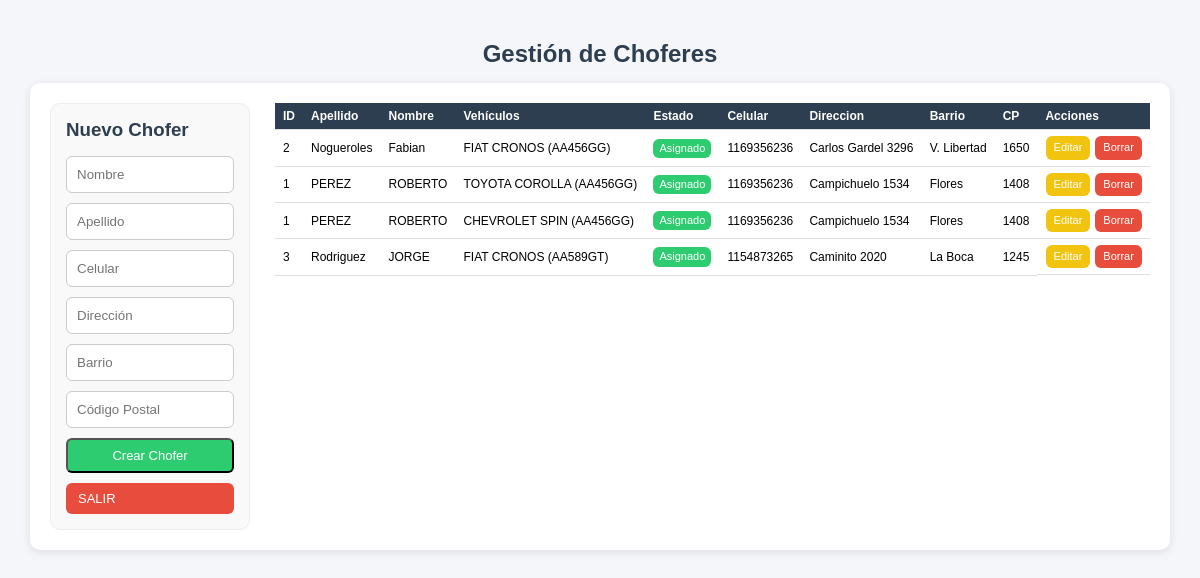
/php/00_administracion/choferes/listado_choferes.php (signed in), run on the app's committed database.
### tables this page shows
CREATE TABLE `choferes` (
  `id` int(11) NOT NULL,
  `nombre` varchar(100) NOT NULL,
  `apellido` varchar(100) NOT NULL,
  `cel` int(10) NOT NULL,
  `dir` varchar(30) NOT NULL,
  `barrio` varchar(20) NOT NULL,
  `cp` int(4) NOT NULL,
  `id_vehiculo` int(11) DEFAULT NULL,
  `user_id` int(11) NOT NULL
);

CREATE TABLE `vehiculos` (
  `id` int(11) NOT NULL,
  `categoria` varchar(15) NOT NULL,
  `marca` varchar(50) NOT NULL,
  `modelo` varchar(50) NOT NULL,
  `patente` varchar(20) DEFAULT NULL,
  `estado` varchar(20) NOT NULL,
  `color` varchar(20) NOT NULL,
  `id_chofer` int(4) DEFAULT NULL
);

### funciones/funciones.php (called while the page is built, shortened)
<?php
function conexion()
{
    $host = 'localhost';
    $db   = 'app_viajes';
    $user = 'root';
    $pass = 'belgrado';
    try {
        $dsn = "mysql:host=$host;dbname=$db;charset=utf8mb4";
        $conn = new PDO($dsn, $user, $pass, [
            PDO::ATTR_ERRMODE => PDO::ERRMODE_EXCEPTION,
            PDO::ATTR_DEFAULT_FETCH_MODE => PDO::FETCH_ASSOC,
            PDO::MYSQL_ATTR_INIT_COMMAND => "SET NAMES utf8mb4"
        ]);
        return $conn;
    } catch (PDOException $e) {
        echo "Error de conexión: " . $e->getMessage();
    }
}
?>
<?php
function obtenerChoferes()
{
    $pdo = conexion();
    $sql = "SELECT c.*,
                   v.patente,
                   v.marca,
                   v.modelo
            FROM choferes c
            LEFT JOIN vehiculos v ON c.id = v.id_chofer
            ORDER BY c.apellido ASC, c.nombre ASC";
    return $pdo->query($sql)->fetchAll(PDO::FETCH_ASSOC);
}

### php/00_administracion/choferes/listado_choferes.php (the view, shortened to what this page needs)
<?php
include_once "../../../funciones/funciones.php";
$chofer_a_editar = null;
$choferes = obtenerChoferes();
?>
<!DOCTYPE html>
<html lang="es">
<head>
    <link rel="stylesheet" href="../../../css/estilos.css">
</head>
<body>
    <div class="container">
        <h2 class="text-center">Gestión de Choferes</h2>
        <div class="card operadores-layout">
            <div class="col-form">
                <h3><?php echo $chofer_a_editar ? "Editar Chofer" : "Nuevo Chofer"; ?></h3>
                <form method="POST">
                    <input type="text" name="nombre" placeholder="Nombre"
                        value="<?php echo $chofer_a_editar['nombre'] ?? ''; ?>" required>
                    <input type="text" name="apellido" placeholder="Apellido"
                        value="<?php echo $chofer_a_editar['apellido'] ?? ''; ?>" required>
                    <input type="text" name="cel" placeholder="Celular"
                        value="<?php echo $chofer_a_editar['cel'] ?? ''; ?>" required>
                    <input type="text" name="dir" placeholder="Dirección"
                        value="<?php echo $chofer_a_editar['dir'] ?? ''; ?>" required>
                    <input type="text" name="barrio" placeholder="Barrio"
                        value="<?php echo $chofer_a_editar['barrio'] ?? ''; ?>" required>
                    <input type="text" name="cp" placeholder="Código Postal"
                        value="<?php echo $chofer_a_editar['cp'] ?? ''; ?>" required>
                    <button type="submit" name="guardar" class="btn btn-success">
                        <?php echo $chofer_a_editar ? "Actualizar" : "Crear Chofer"; ?>
                    </button>
                    <a href="../../inicio_0.php" class="btn btn-danger">SALIR</a>
                </form>
            </div>
            <div class="col-tabla">
                <table class="table">
                    <thead>
                        <tr>
                            <th>ID</th>
                            <th>Apellido</th>
                            <th>Nombre</th>
                            <th>Vehículos</th>
                            <th>Estado</th>
                            <th>Celular</th>
                            <th>Direccion</th>
                            <th>Barrio</th>
                            <th>CP</th>
                            <th>Acciones</th>
                        </tr>
                    </thead>
                    <tbody>
                        <?php if (count($choferes) > 0): ?>
                            <?php foreach ($choferes as $c): ?>
                                <tr>
                                    <td><?php echo $c['id']; ?></td>
                                    <td><?php echo htmlspecialchars($c['apellido']); ?></td>
                                    <td><?php echo htmlspecialchars($c['nombre']); ?></td>
                                    <td>
                                        <?php if (!empty($c['patente'])): ?>
                                            <?php echo htmlspecialchars($c['marca'] . ' ' . $c['modelo'] . ' (' . $c['patente'] . ')'); ?>
                                        <?php else: ?>
                                            Sin vehículo
                                        <?php endif; ?>
                                    </td>
                                    <td>
                                        <?php if (!empty($c['patente'])): ?>
                                            <span class="badge badge-success">Asignado</span>
                                        <?php else: ?>
                                            <span class="badge badge-danger">Libre</span>
                                        <?php endif; ?>
                                    </td>
                                    <td><?php echo htmlspecialchars($c['cel']); ?></td>
                                    <td><?php echo htmlspecialchars($c['dir']); ?></td>
                                    <td><?php echo htmlspecialchars($c['barrio']); ?></td>
                                    <td><?php echo htmlspecialchars($c['cp']); ?></td>
                                    <td>
                                        <a href="?editar=<?php echo $c['id']; ?>" class="btn btn-warning">Editar</a>
                                        <a href="?borrar=<?php echo $c['id']; ?>"
                                            class="btn btn-danger"
                                            onclick="return confirm('¿Eliminar chofer?')">
                                            Borrar
                                        </a>
                                    </td>
                                </tr>
                            <?php endforeach; ?>
                        <?php else: ?>
                            <tr>
                                <td colspan="5">No hay choferes.</td>
                            </tr>
                        <?php endif; ?>
                    </tbody>
                </table>
            </div>
        </div>
    </div>
</body>
</html>

### css/estilos.css (style rules this page uses)
:root { --primary: #3498db; --success: #2ecc71; --warning: #f1c40f; --danger: #e74c3c; --dark: #2c3e50; --gray: #7f8c8d; --bg: #f4f6f9; }
* { margin: 0; padding: 0; box-sizing: border-box; }
body { font-family: Arial, sans-serif; background: var(--bg); }
.container { width: 95%; max-width: 1200px; margin: 30px auto; }
h2, h3 { margin-bottom: 15px; color: var(--dark); }
.text-center { text-align: center; }
.card { background: #fff; padding: 20px; border-radius: 10px; box-shadow: 0 2px 8px rgba(0,0,0,0.1); }
.btn { display: inline-block; padding: 8px 12px; border-radius: 6px; text-decoration: none; color: #fff; font-size: 13px; }
.btn-success { background: var(--success); }
.btn-warning { background: var(--warning); }
.btn-danger { background: var(--danger); }
form { display: flex; flex-direction: column; gap: 10px; }
input, select { padding: 10px; border-radius: 6px; border: 1px solid #ccc; }
.table { width: 100%; border-collapse: collapse; }
.table thead { background: var(--dark); color: white; }
.table th, .table td { padding: 10px; border-bottom: 1px solid #ddd; }
.badge { padding: 5px 8px; border-radius: 6px; color: #fff; font-size: 12px; }
.badge-success { background: var(--success); }
.operadores-layout { display: grid; grid-template-columns: 200px 1fr !important; gap: 25px; align-items: start; }
.col-form { background: #fafafa; padding: 15px; border-radius: 8px; border: 1px solid #eee; position: sticky; top: 20px; }
.col-tabla { overflow-x: auto; }
.container { max-width: 1200px; margin: 40px auto; }
.operadores-layout { display: grid; grid-template-columns: 320px 1fr; gap: 25px; align-items: start; }
.col-form { background: #f9f9f9; padding: 15px; border-radius: 10px; }
.col-tabla { width: 100%; }
.table th, .table td { padding: 10px; text-align: left; }
.table td:last-child { display: flex; gap: 5px; justify-content: center; align-items: center; }
.badge { display: inline-block; padding: 5px 8px; border-radius: 6px; font-size: 12px; }
.table { font-size: 12px; }
.table th, .table td { padding: 6px 8px; line-height: 1.2; }
.table .btn { font-size: 11px; padding: 5px 8px; }
.table .badge { font-size: 11px; padding: 3px 6px; }

### data on the page
choferes: id "2", apellido "Nogueroles", nombre "Fabian", vehiculos.marca+modelo+patente "FIAT CRONOS (AA456GG)", cel "1169356236", dir "Carlos Gardel 3296", barrio "V. Libertad", cp "1650"
choferes: id "1", apellido "PEREZ", nombre "ROBERTO", vehiculos.marca+modelo+patente "TOYOTA COROLLA (AA456GG)", cel "1169356236", dir "Campichuelo 1534", barrio "Flores", cp "1408", vehiculos.marca+modelo+patente "CHEVROLET SPIN (AA456GG)"
choferes: id "3", apellido "Rodriguez", nombre "JORGE", vehiculos.marca+modelo+patente "FIAT CRONOS (AA589GT)", cel "1154873265", dir "Caminito 2020", barrio "La Boca", cp "1245"
